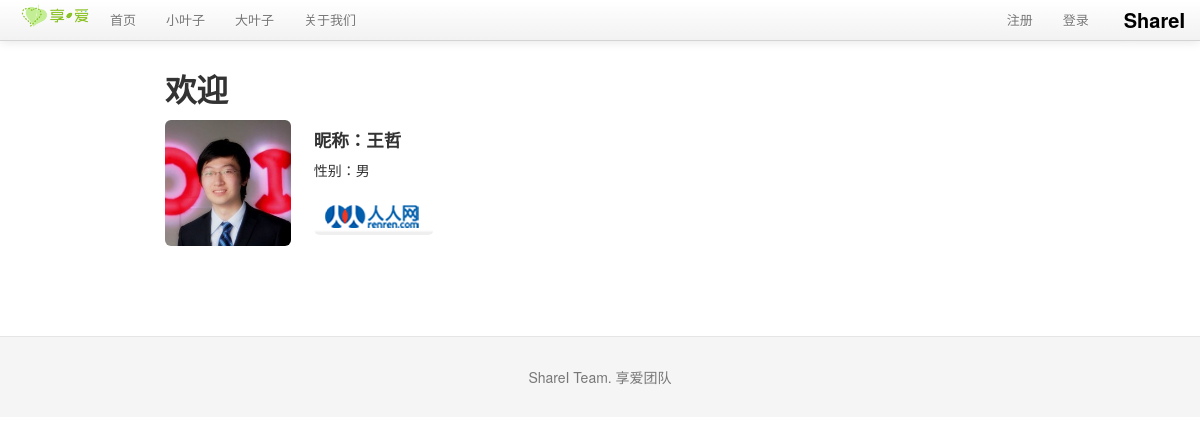
Page /bigleaf/1 on the committed database.
### tables this page shows
CREATE TABLE bleaf (avatar TEXT, bleaf_id integer PRIMARY KEY, email text, uname text, sex text, ulevel integer, password text, rrurl text, sinawburl text, qqwburl text, createtime TIMESTAMP);

### sharei.py (the view)
@app.route('/bigleaf/<bleaf_id>')
def show_bigleaf(bleaf_id):
    bigleaf = query_db('select * from bleaf where bleaf.bleaf_id = ?', [bleaf_id], one=True)
    if bigleaf is None:
        error = 'Invalid big leaf id'
        return render_template('home.html', error=error)
    blogs = query_db('select * from blog where blog.bleaf_id = ?', [bleaf_id])
    return render_template('bigleaf_timeline.html', bigleaf=bigleaf)

### sharei.py (called while the page is built)
def get_db():
    top = _app_ctx_stack.top
    if not hasattr(top, 'sqlite_db'):
        top.sqlite_db = sqlite3.connect(app.config['DATABASE'])
        top.sqlite_db.row_factory = sqlite3.Row
    return top.sqlite_db

@app.teardown_appcontext
def close_database(exception):
    top = _app_ctx_stack.top
    if hasattr(top, 'sqlite_db'):
        top.sqlite_db.close()

def query_db(query, args=(), one=False):
    cur = get_db().execute(query, args)
    rv = cur.fetchall()
    return (rv[0] if rv else None) if one else rv

@app.before_request
def before_request():
    g.bleaf = None
    if 'bleaf_id' in session:
        g.bleaf = query_db('select * from bleaf where bleaf_id = ?', [session['bleaf_id']], one=True)

### templates/bigleaf_timeline.html (shortened to what this page needs)
{% extends "layout.html" %}
{% block body %}
  <h2>欢迎</h2>
  <div class="row-fluid">
    <div class="span2">
        <img src={{ bigleaf.avatar }} class="img-rounded">
    </div>
    <div class="span6" style="text-align : left;background-color:#FFFFFF; padding-left:20">
      <h4>昵称：{{bigleaf.uname}}</h4>
      <p>性别：{{bigleaf.sex}}<br>
        {% if bigleaf.rrurl %}<br>
        <a  href={{ bigleaf.rrurl }}><img src="/static/img/rr.png" class="img-rounded"></a>
        {% endif %}
    </div>
  </div><br>
{% endblock %}

### static/css/docs.css (style rules this page uses)
body { position: relative; padding-top: 40px; }

### templates/layout.html (style rules this page uses)
body { padding-top: 60px; }

### rows in the picture
bleaf: avatar (picture), uname "王哲", sex "男"
